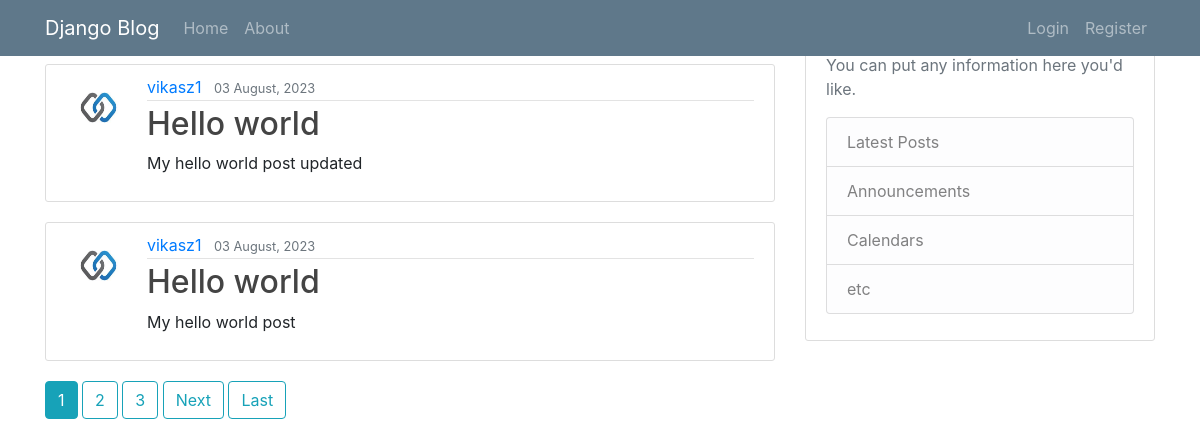
The app's page /user/vikasz1, older data.
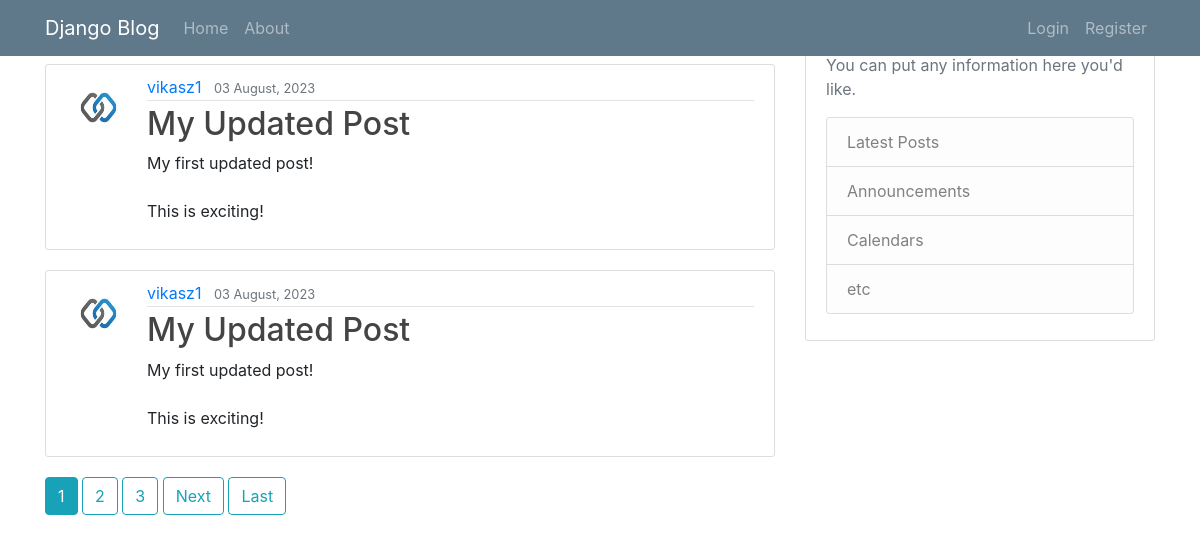
The same page, newer data.
### blog/models.py (models this page shows, shortened)
class Post(models.Model):
    title = models.CharField(max_length=100)
    content = models.TextField()
    date_posted = models.DateTimeField(default=timezone.now)
    author = models.ForeignKey(User, on_delete=models.CASCADE)

### users/models.py (models this page shows, shortened)
class Profile(models.Model):
    user  = models.OneToOneField(User,on_delete=models.CASCADE)
    image = models.ImageField(default='default.png',upload_to='profile_pics')

### blog/views.py (the view)
# urls.py: path('user/<str:username>', UserPostListView.as_view(), name="user-posts"),
class UserPostListView(ListView):
    model = Post
    template_name = 'blog/user_posts.html'    # <app>/<model>_<viewtype>.html
    context_object_name = 'posts'
    paginate_by=2
    def get_queryset(self):
        user = get_object_or_404(User,username=self.kwargs.get('username'))
        return Post.objects.filter(author=user).order_by('-date_posted')

### blog/templates/blog/user_posts.html (shortened to what this page needs)
{% extends "blog/base.html" %}
{% block content %}
<h1 class="mb-3">Post by {{ view.kwargs.username }} ( {{ page_obj.paginator.count }} )</h1>
{% for post in posts %}
<article class="media content-section">
  <img class="rounded-circle article-img" src="{{ post.author.profile.image.url }}" alt="">
  <div class="media-body">
    <div class="article-metadata">
      <a class="mr-2" href="{% url 'user-posts' post.author.username %}">{{ post.author }}</a>
      <small class="text-muted">{{ post.date_posted | date:"d F, Y" }}</small>
    </div>
    <h2><a class="article-title" href="{% url 'post-detail' post.id %}">{{ post.title }}</a></h2>
    <p class="article-content">{{ post.content }}</p>
  </div>
</article>
{% endfor %}
{% if is_paginated %}
{% for num in page_obj.paginator.page_range %}
{% if page_obj.number == num %}
<a class="btn btn-info mb-4" href="?page={{ num }}">{{ num }}</a>
{% elif num > page_obj.number|add:'-3' and num < page_obj.number|add:'3' %}
<a class="btn btn-outline-info mb-4" href="?page={{ num }}">{{ num }}</a>
{% endif %}
 {% endfor %}
 {% if page_obj.has_next %}
 <a class="btn btn-outline-info mb-4" href="?page={{ page_obj.next_page_number}}">Next</a>
 <a class="btn btn-outline-info mb-4" href="?page={{ page_obj.paginator.num_pages }}">Last</a>
{% endif %}
 {% endif %}
  {% endblock content%}

Row changes from the older to the newer data that the page shows:
no longer on this page (row unchanged): Post: author.profile.image (picture), author "vikasz1", date_posted "03 August, 2023", title "Hello world", content "My hello world post updated"
no longer on this page (row unchanged): Post: author.profile.image (picture), author "vikasz1", date_posted "03 August, 2023", title "Hello world", content "My hello world post"
added Post: author.profile.image (picture), author "vikasz1", date_posted "03 August, 2023", title "My Updated Post", content "My first updated post! This is exciting!"
added Post: author.profile.image (picture), author "vikasz1", date_posted "03 August, 2023", title "My Updated Post", content "My first updated post! This is exciting!"
